Frame 1 (no input): blank canvas, image omitted
Frame 60 (no input): blank canvas, image omitted
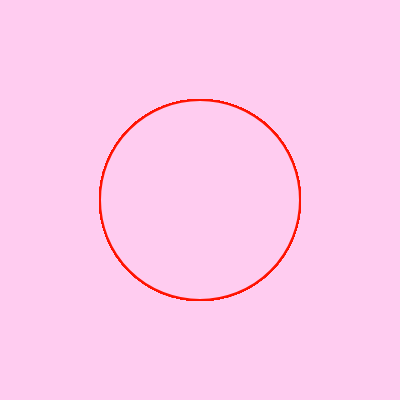
Frame 120 (the mouse pressed at the canvas centre since frame 60)

The p5.js sketch whose frames 1 and 60 were blank and that drew this single picture after the mouse press (run headless with seeded random() and noise() and a simulated clock; from frame 60 on, the mouse is pressed at the canvas centre):

// p5.js sketch
// ── sketch.js
function setup() {
  createCanvas(400, 400);
  background(255,204,240);
}

function draw() {  
                 
                 strokeWeight(2);
                 stroke (255, 20,2)
                 fill (255,204, 240)
                 circle(mouseX, mouseY, mouseX)
                 
}
